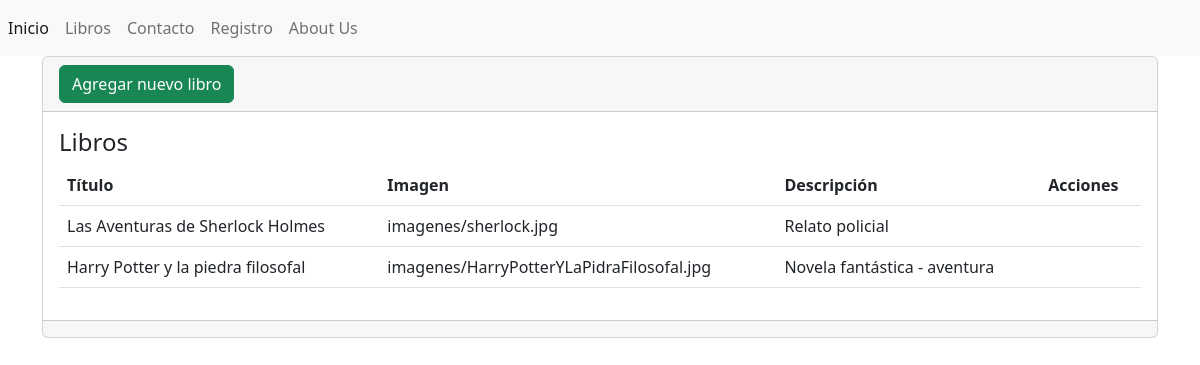
The app's page /libros/ with its own data.
### AppIntermedio/models.py (models this page shows, shortened)
class Libro(models.Model):
    titulo = models.CharField(max_length=100, verbose_name='Título')
    imagen = models.ImageField(upload_to='imagenes/', verbose_name="Imagen", null=True)
    descripcion = models.TextField(verbose_name="Descripción",null=True)

### AppIntermedio/views.py (the view)
# urls.py: path('libros/', libros, name='libros'),
def libros(request):
    libros = Libro.objects.all()
    return render(request,"libros/index.html", {'libros': libros})

### AppIntermedio/templates/Libros/index.html (shortened to what this page needs)
{% extends "base.html" %}
{% block contenido %}
<div class="card">
    <div class="card-header">
        <a name="" id="" class="btn btn-success" href="{% url 'crear' %}" role="button">Agregar nuevo libro</a>
    </div>
    <div class="card-body">
        <h4 class="card-title">Libros</h4>
        <table class="table">
            <thead>
                <tr>
                    <th>Título</th>
                    <th>Imagen</th>
                    <th>Descripción</th>
                    <th>Acciones</th>
                </tr>
            </thead>
            <tbody>
                {% for libro in libros %}
                <tr>
                    <td> {{ libro.titulo }} </td>
                    <td> {{ libro.imagen }} </td>
                    <td> {{ libro.descripcion }} </td>
                    <td>            </td>
                </tr>
                {% endfor %}
            </tbody>
        </table>
    </div>
    <div class="card-footer text-muted">
    </div>
</div>
{% endblock %}

### records on screen
Libro: titulo "Las Aventuras de Sherlock Holmes", imagen "imagenes/sherlock.jpg", descripcion "Relato policial"
Libro: titulo "Harry Potter y la piedra filosofal", imagen "imagenes/HarryPotterYLaPidraFilosofal.jpg", descripcion "Novela fantástica - aventura"
